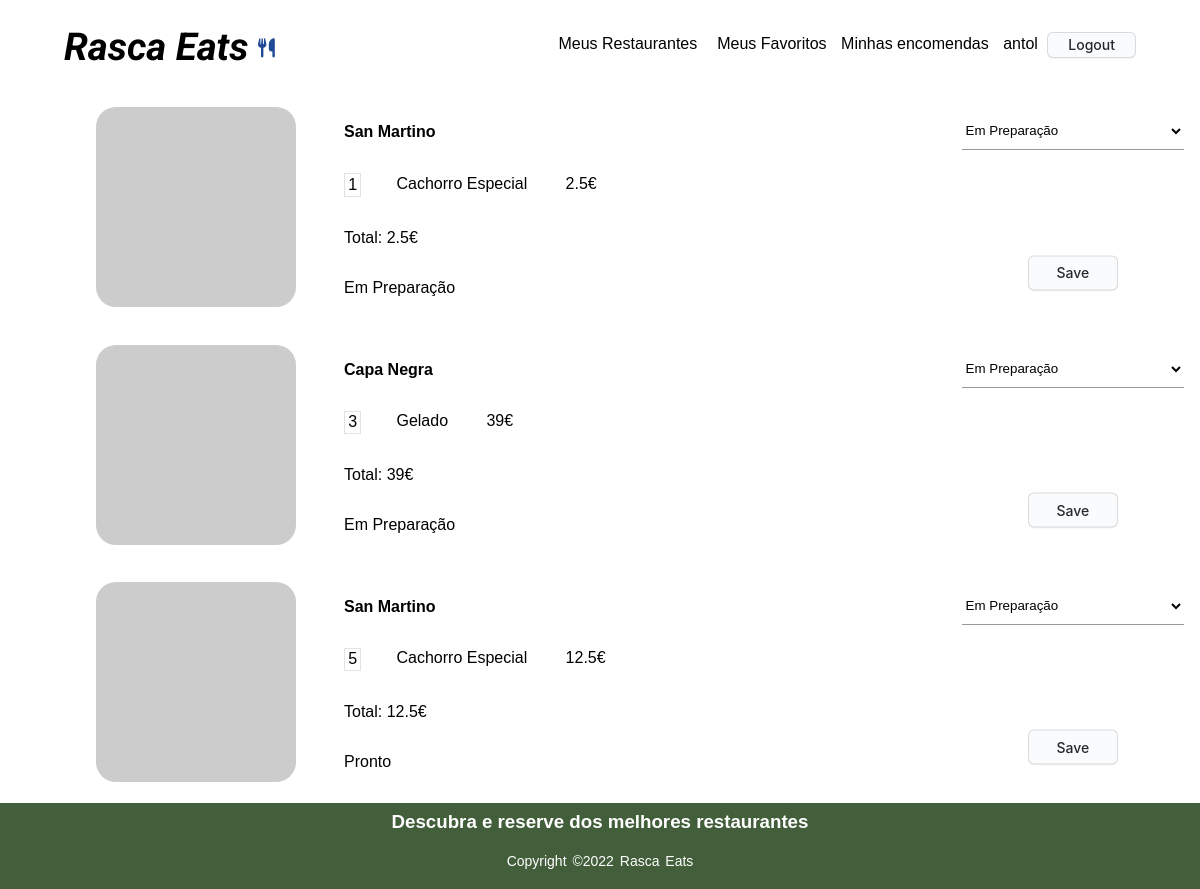
Page /order_history.php (signed in) on the earlier database version.
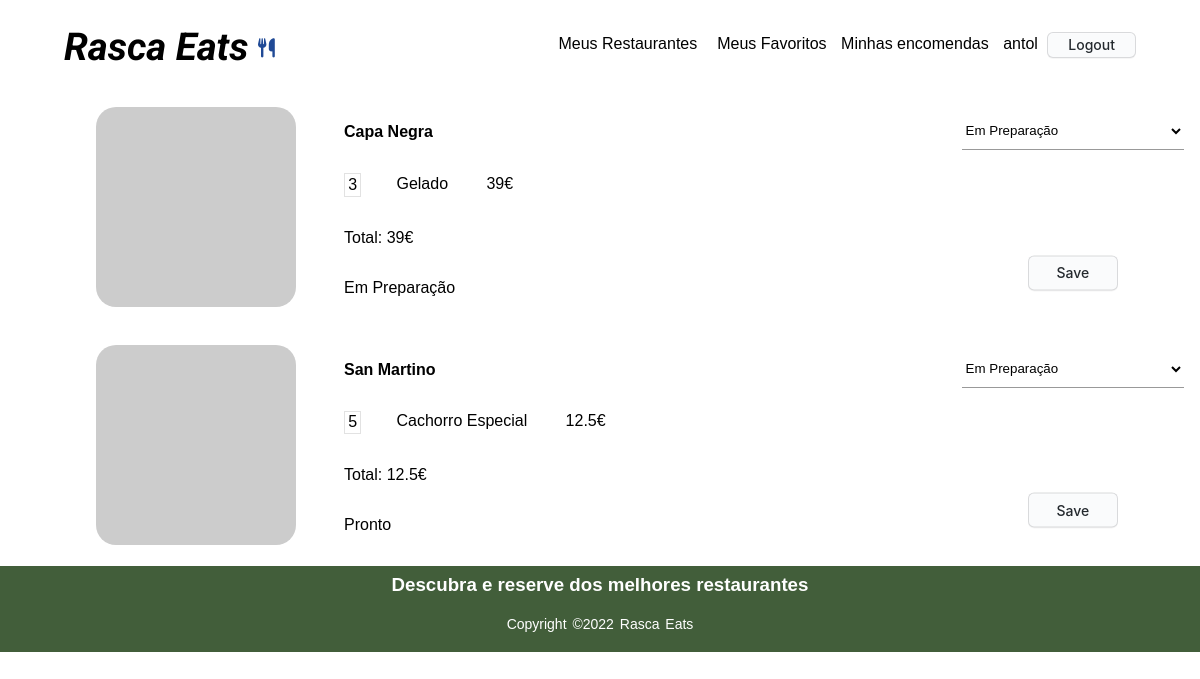
Same page on the later database version.
### tables this page shows
CREATE TABLE Request(
    requestId integer PRIMARY KEY,
    clientId integer NOT NULL,
    state varchar NOT NULL,
    CONSTRAINT fk_clientId FOREIGN KEY (clientId)
        REFERENCES Client(clientId) 
        ON DELETE CASCADE
        ON UPDATE CASCADE
);

CREATE TABLE Currentrequest(
    dishId integer,
    requestId integer,
    quantidade integer NOT NULL,
    CONSTRAINT fk_dishId FOREIGN KEY (dishId)
        REFERENCES Dish(dishId) 
        ON DELETE CASCADE
        ON UPDATE CASCADE,
    CONSTRAINT fk_requestId FOREIGN KEY (requestId)
        REFERENCES request(requestId) 
        ON DELETE CASCADE
        ON UPDATE CASCADE,
    PRIMARY KEY(requestId, dishId)
);

CREATE TABLE Restaurant(
    restaurantId integer PRIMARY KEY,
    restaurantName varchar NOT NULL,
    adress varchar NOT NULL,
    category varchar NOT NULL,
    phoneNumber integer NOT NULL,
    rating real NOT NULL ON CONFLICT REPLACE DEFAULT 0.0,
    ownerId integer NOT NULL,
    photo varchar NOT NULL,
    CONSTRAINT fk_clientId FOREIGN KEY (ownerId)
        REFERENCES Client(clientId)
        ON DELETE CASCADE
        ON UPDATE CASCADE
);

CREATE TABLE Dish(
    dishId integer PRIMARY KEY,
    restaurantId integer NOT NULL,
    dishName varchar NOT NULL,
    price real NOT NULL,
    category varchar NOT NULL,
    photo varchar NOT NULL,
    CONSTRAINT fk_restaurantId FOREIGN KEY (restaurantId)
        REFERENCES Restaurant(restaurantId) 
        ON DELETE CASCADE
        ON UPDATE CASCADE
);

### sql/sql_orders.php (called while the page is built, shortened)
<?php
    function get_my_restaurant_orders($db){
        $stmt = $db->prepare('SELECT * FROM request JOIN currentrequest using(requestid) JOIN dish using(dishid) JOIN restaurant using(restaurantid) WHERE ownerid = ? ORDER BY requestId DESC');
        $stmt->execute(array($_SESSION['id']));
        return $stmt->fetchAll();
    }
    function get_current_request($db, $requestId){
        $stmt = $db->prepare('SELECT * FROM CurrentRequest WHERE requestId = ?');
        $stmt->execute(array($requestId));
        return $stmt->fetchAll();
    }
    function get_dish($db, $dishId){
        $stmt = $db->prepare('SELECT * FROM Dish WHERE dishId = ?');
        $stmt->execute(array($dishId));
        return $stmt->fetch();
    }
    function get_restaurantName($db, $dishId){
        $stmt = $db->prepare('SELECT * FROM Restaurant JOIN Dish using(restaurantId) WHERE dishId = ?');
        $stmt->execute(array($dishId));
        return $stmt->fetch();
    }
?>

### templates/orders.php (the view, shortened to what this page needs)
            </article> <?php
    function output_order_history($db){
        $orders = get_my_restaurant_orders($db);
        foreach($orders as $order){
            $total = 0.0;
            $current_request = get_current_request($db, $order['requestId']);
            $restaurantName = get_restaurantName($db, $current_request[0]['dishId'])['restaurantName'];
             ?>
            <article id = "order">
                <img src="https://picsum.photos/200/200?<?=$restaurantName?>">
                <article id = "description">
                <p><?=$restaurantName?></p>
                <?php
            foreach($current_request as $dish){
                $d = get_dish($db, $dish['dishId']);
                $total += $d['price'] * $dish['quantidade']; ?>
                    <div id="dish">
                    <p> <?=$dish['quantidade']?> </p>
                    <p><?=$d['dishName']?></p>
                    <p><?=$d['price'] * $dish['quantidade']?></p> </div>
            <?php }  ?> <p>Total: <?=$total?></p>
                  <p><?=$order['state']?></p></article>
                <form action="action_edit_state.php?id=<?php echo $order['requestId'];?>" method="post" class="logout">
                    <select id="state" name = "state" class = "input-field">
                        <option value="Em Preparação">Em Preparação</option>
                    </select>
                    <button class="button-3" name = "editstate" id = "editstate" role="button">Save</button>
                </form>
            </article> <?php
        }
    }
?>

Differences in the rows shown:
removed request: currentrequest.dishId "San Martino", total "2.5", state "Em Preparação"
removed currentrequest: quantidade "1", dishId.dishName "Cachorro Especial", $d['price']*$dish['quantidade'] "2.5", shown under "San Martino"
